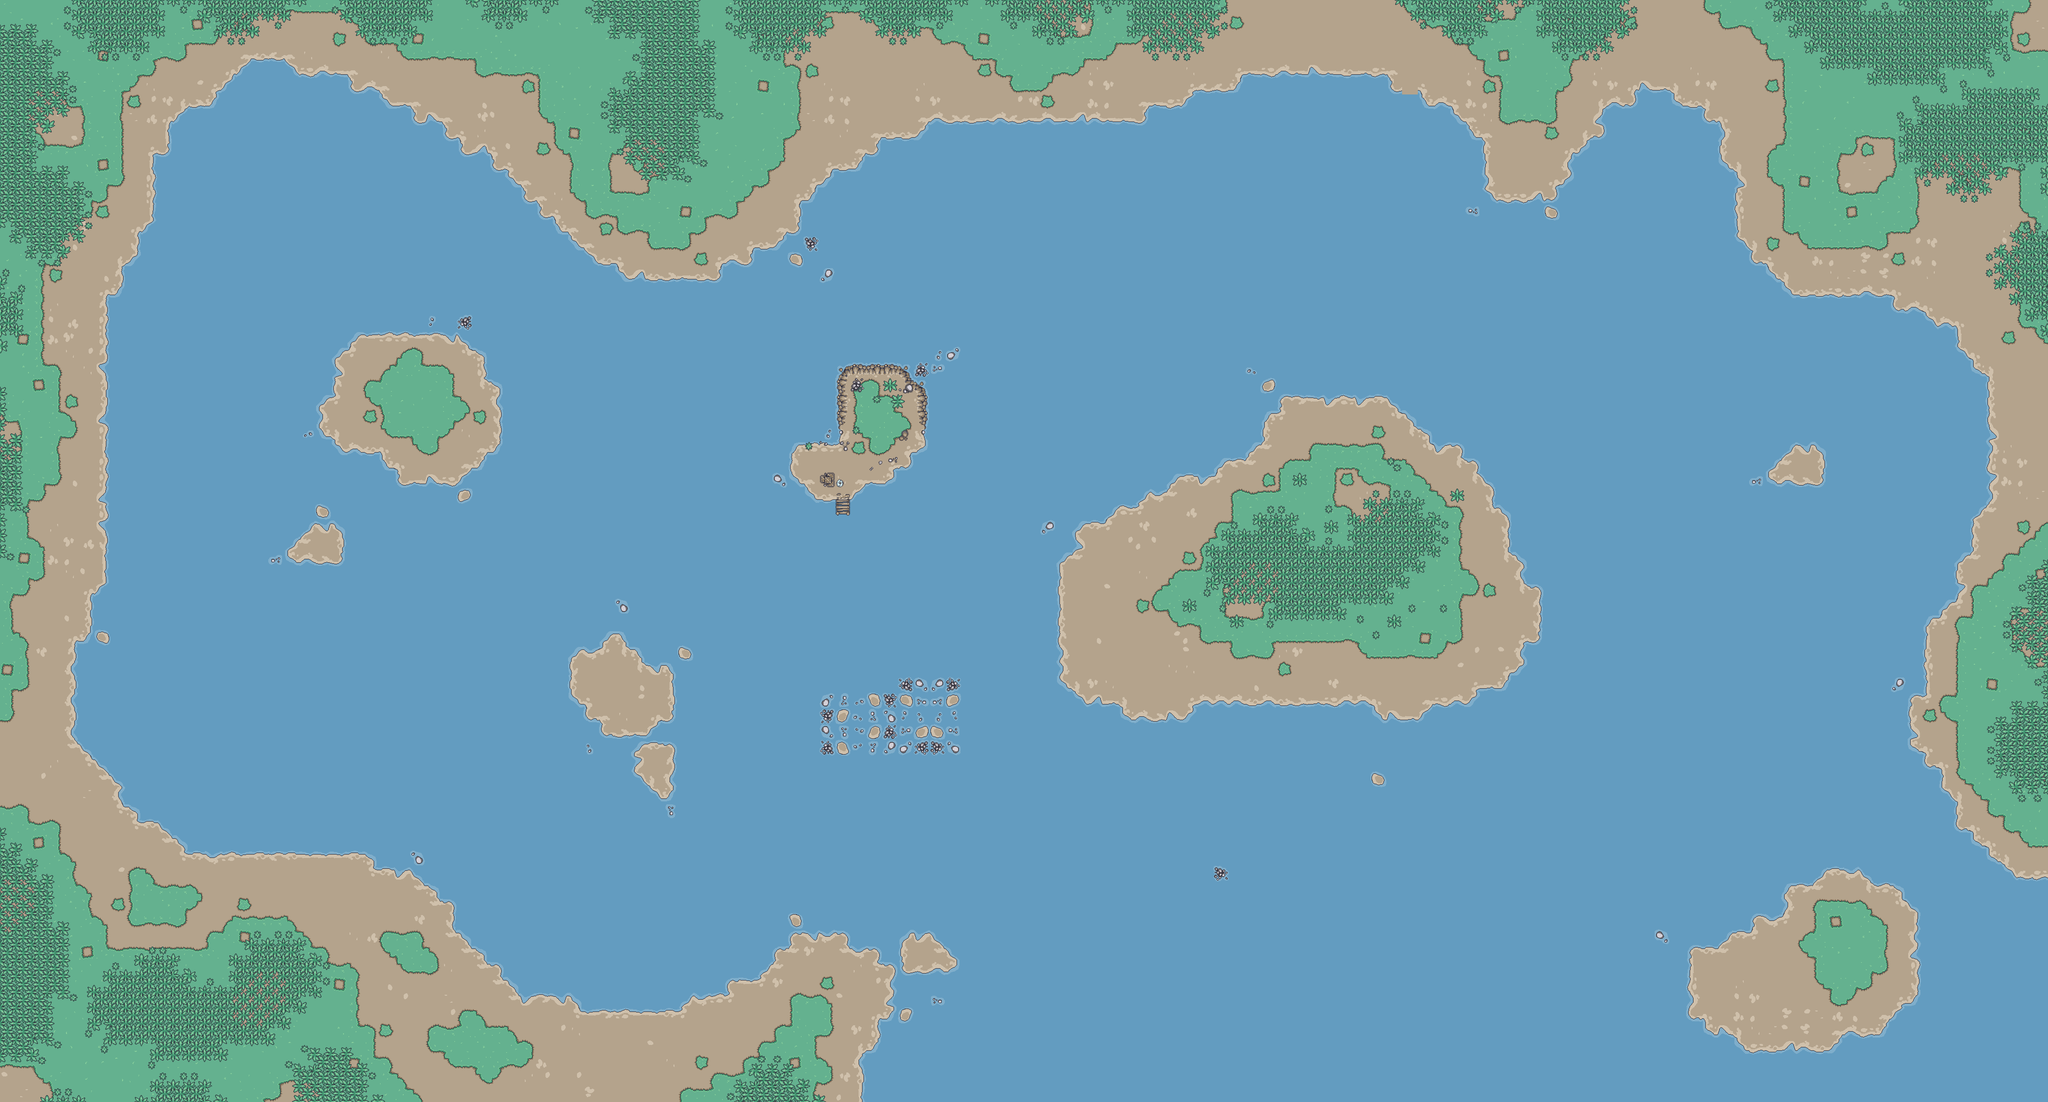

A 2D game scene composited from a Tiled map and its tileset images. What follows is a short description and the map's XML, with each tile layer's data collapsed to a summary:
An orthogonal 130x70 tile map with 32x32 px tiles, 5 tile layers (Water, Land, Decor, Shadows, ...).

<map version="1.2" tiledversion="1.2.4" orientation="orthogonal" renderorder="right-down" width="130" height="70" tilewidth="32" tileheight="32" infinite="0" nextlayerid="7" nextobjectid="1">
 <tileset firstgid="1" source="ShiprektTiles.tsx" />
 <layer id="1" name="Water" width="130" height="70">
  <properties>
   <property name="PositionZ" type="float" value="0" />
  </properties>
  <data>[9100 cells, 9100 non-empty, 1 distinct tile ids]</data>
 </layer>
 <layer id="2" name="Land" width="130" height="70">
  <properties>
   <property name="PositionZ" type="float" value="1" />
  </properties>
  <data>[9100 cells, 3592 non-empty, 40 distinct tile ids]</data>
 </layer>
 <layer id="3" name="Decor" width="130" height="70">
  <properties>
   <property name="PositionZ" type="float" value="5" />
  </properties>
  <data>[9100 cells, 12 non-empty, 12 distinct tile ids]</data>
 </layer>
 <layer id="5" name="Shadows" width="130" height="70">
  <properties>
   <property name="PositionZ" type="float" value="2" />
  </properties>
  <data>[9100 cells, 976 non-empty, 16 distinct tile ids]</data>
 </layer>
 <layer id="4" name="Trees" width="130" height="70">
  <properties>
   <property name="PositionZ" type="float" value="20" />
  </properties>
  <data>[9100 cells, 976 non-empty, 16 distinct tile ids]</data>
 </layer>
</map>